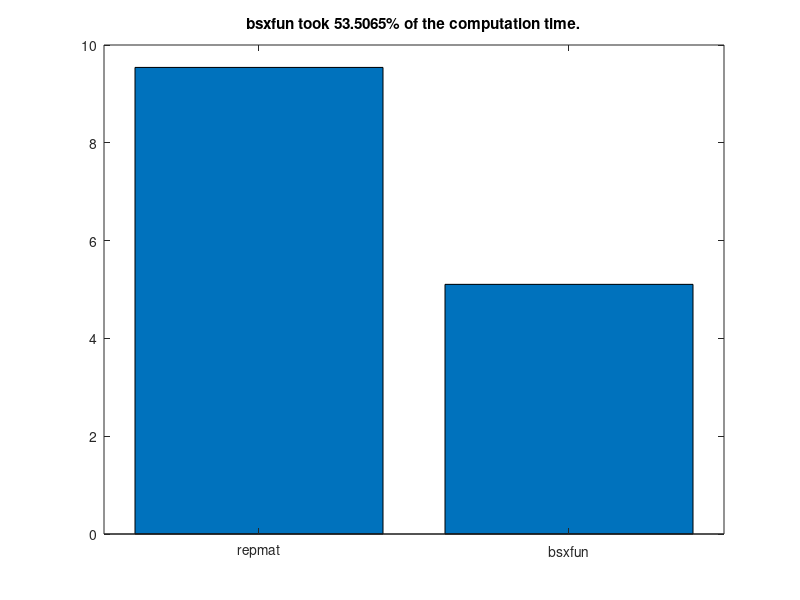

MATLAB code for this plot:
%% Analyzing Neural Time Series Data
% Matlab code for Chapter 4 script A
% Mike X Cohen
% 
% This code accompanies the book, titled "Analyzing Neural Time Series Data" 
% (MIT Press). Using the code without following the book may lead to confusion, 
% incorrect data analyses, and misinterpretations of results. 
% Mike X Cohen assumes no responsibility for inappropriate or incorrect use of this code. 

%% variables, part I
% Let's start with variables. A variable is a place-holder for
% information. To create a variable, you simply assign it information. 
% For example,

mike = 10;
bob  = 20;

% If you type these into the command window (or highlight them here and hit
% F9, or highlight them, right-click, and choose "Evaluate Selection"), you 
% will create the variables.
% Because the variables refer to numbers, you can add them, multiple them,
% etc: 
mike + bob; % Note: You can also put comments after code
(mike+bob)/(mike-bob)

% Notice that when the line ends with a semicolon, the outp
% 
% ut is suppressed, 
% and when there is no semicolon, it outputs the results in the command window.

% variables can also be strings:
mike = 'mike'; 
% now we've re-assigned mike from a number to a character array. Type
% 'whos' into the matlab command. 
whos

% You can also assign matrices to variables:
a_simple_matrix=[ 3 4 5; 1 2 3; 9 8 7 ];
% type this into the command to see how the semicolon was used to delineate
% separate lines. 

% Square brackets concatinate: 
mikes_full_name = [ mike ' cohen' ];
mikes_two_fav_numbers = [ 7 23 ];

% type whos in the command to see the properties of our variables. Note the 
% difference between double and char (character), and note the sizes of different variables.

%% Variables, part II

% Variables can be more sophisticated. Variables can be cells, which
% are like blocks that may contain different kinds of information. 
var1{1} = [ 1 2 3 4 5 6 7 ];
var1{2} = 'hello world';
var1{3} = [ 1 3 6 7 4 3 5 6 7 87 76 43 4 5 6 767 ];

var1
var1{2}

% The most flexible type of variable is a structure. Structures contain fields that 
% are used for different kinds of data. For example:

ANTS.name = 'mike'; % ANTS = Analyzing Neural Time Series
ANTS.position = 'author';
ANTS.favorite_toothpaste_flavor = 'cinnamon';
ANTS.number_of_watches = 18;
ANTS.favorite_color = [ .8 .1 .8 ]; % RGB values

% You can also have an array of structures
ANTS(2).name = 'Your name here';
ANTS(2).position = 'reader';
ANTS(2).favorite_toothpaste_flavor = 'bratworst'; % gross, but true
ANTS(2).number_of_watches = 1;
ANTS(2).favorite_color = [ 1 1 1 ];

% now you can get information about all fields from one specific element of
% the structure:
ANTS(1)

% or information about one field within one member:
ANTS(1).number_of_watches

% or information about one field from all members:
ANTS.favorite_toothpaste_flavor

% note that this last result came out as two separate answers. If you want
% to combine them into a single output (e.g., a cell array), use curly
% brackets:
{ANTS.favorite_toothpaste_flavor}

%% functions

% functions are modular pieces of code stored in a separate file. Most
% functions can be opened and you can see/modify the code. Some functions
% are compiled and not viewable or editable.

% Functions may take inputs:
randperm(4) % randperm is a function that randomly permutes integers. 4 is the input. 

% or a vector:
mean([1 3 2 4 3 5 4 6])

% to see the guts of this function, highlight "mean" and right-click,
% Open File (or type "edit mean" in the command, or highlight and Ctrl-D)

% IMPORTANT! Do not modify matlab functions unless you really know what
% you're doing! A better idea is to copy the function into a different file
% and use a different name. 

% Most functions also give outputs:
permuted_integers = randperm(4); % now the output of the function is stored in a new variable

whos permuted_in* % Note that you can also use the * character for whos

% some functions can have multiple inputs: 
random_number_matrix = rand(4,6); % Here, we asked for a 4 x 6 matrix of random numbers

% some functions have multiple outputs:
[max_value max_value_index] = max([1 2 3 9 8 7 6]);
% This also shows matrix indexing, which we'll get to soon. 

% IMPORTANT: You can use the output of one function as the input to another
% function. This is a powerful way to make your matlab programming fast and
% efficient. On the other hand, if you embed functions to an extreme you
% might unreadable code.
[max_value max_value_index] = max( randperm( round( rand(1)*10 ) ) );
% Note that when you put the cursor on a parenthesis, it underlines the
% corresponding other parenthesis. 

% type 'help <function_name>' in the matlab command to
% read about a function. 
help max % also try: doc max

%% indexing

% Indexing is a powerful tool in matlab to access particular parts of a
% variable. Indexing is very simple: Imagine you have 100 twinkies arranged
% in a 10 x 10 square: 
twinkies = rand(10,10)

% If you wanted to eat the twinkie in the 4th row, 8th column, you write:
the_twinkie_i_will_eat = twinkies(4,8);

%% The colon operator

% By default, the colon operator increments in integer units from the 
% first to the second number. Observe:
1:10
% You can also increment by a certain amount:
1:2:10
count2ten=1:.23956:10;

% the colon operator is also useful when indexing. Let's say you want to
% eat several twinkies:
twinkies_i_will_eat = twinkies(4:8,2:7);

% Question: How big should the variable twinkies_i_will_eat be? 
whos twin* % answer

% To count backwards, you must specify that you want to skip with a negative number:
rookie_mistake     = 10:1;
how_the_pros_do_it = 10:-1:1;

%% determining the sizes of variables

% You can see variable sizes using whos, but there are also ways 
% to output matrix sizes into variables, which will be useful in many situations.

length(random_number_matrix)
% important! "length" returns the length of the longest dimension, regardless of how many dimensions there are!

% you can use size to find the sizes of all dimensions:
size(twinkies)
size(twinkies,1) % or only specific dimensions...

numel(twinkies) % numel stands for 'total number of elements'

% these functions also produce outputs:
twinkie_array_size = size(twinkies);
prod(twinkie_array_size) % prod returns the product of input numbers

% of course, these functions work on non-numeric variables, e.g.,
length(ANTS)

%% for-loops

% A for-loop is a way to iterate repeatedly:

for counting_variable = 1:10
    disp(counting_variable); % disp stands for display, which prints information in the command window
end

% another example:
for counting_variable = 1:2:10
    disp([ 'The ' num2str(counting_variable) 'th iteration value times 2 divided by 3 and added to 7 is ' num2str(counting_variable*2/3+7) '.' ])
end

% You can embed loops within loops
for i = 1:5
    for j = 3:7
        product_matrix(i,j) = i*j; % Matlab produces a warning here because product_matrix is not initialized. See text in Chapter 4.
    end
end

% Two important things to note here: (1) You can use the same numbers as
% indices AND as variables; (2) Unspecified elements in a matrix are
% automatically created and set to zero. 

number_rows    = 5; % having many spaces is allowed and facilitates code aesthetics
number_columns = 7;
% initialize matrix with zeros
product_matrix = zeros(number_rows,number_columns);

for i=1:number_rows
    for j=1:number_columns
        product_matrix(i,j)=i*j;
    end % end j-loop
end % end i-loop

% note the comments following end-statements. When you have multiple long
% loops, this kind of commenting will be helpful. Also note that when you 
% click on one of the "for" or "end" statements, its pair will be underlined. 

%% if-statements

% Exactly how it sounds
if 4>5
    disp('Something has gone awry in the universe')
end

if 4>5
    disp('Something is still very wrong')
else
    disp('Whew! Everything''s normal.') % note the two single-parenthesis marks inside the string
end

% the 'switch/case' statement is similar to 'if/else'
for counting_variable = 1:2:10
    switch counting_variable
        case 1 % compares 'counting_variable' to '1'
            disp([ 'The ' num2str(counting_variable) 'st iteration value times 2 divided by 3 and added to 7 is ' num2str(counting_variable*2/3+7) '.' ])
        case 2
            disp([ 'The ' num2str(counting_variable) 'nd iteration value times 2 divided by 3 and added to 7 is ' num2str(counting_variable*2/3+7) '.' ])
        case 3
            disp([ 'The ' num2str(counting_variable) 'rd iteration value times 2 divided by 3 and added to 7 is ' num2str(counting_variable*2/3+7) '.' ])
        otherwise
            disp([ 'The ' num2str(counting_variable) 'th iteration value times 2 divided by 3 and added to 7 is ' num2str(counting_variable*2/3+7) '.' ])
    end % end switch
end

%% boolean (true/false)

% sometimes, it's useful to know if a statement is TRUE or FALSE. 
% You can use a double-equals sign:

5==5

% The answer is '1', which in this case means 'true'. The oppose of true (1) is false (0):
5==4

% You can assign these answers to variables:
fourIsFive = 4==5; % see below for disambiguating = and ==

whos fourIsFive
% note that 'fourIsFive' is type "logical", or boolean. 

% Other related useful functions:
matrix0 = false(10,3);
matrix1 = true(4,12);

% you can use the tilde "~" to negate a statement:
~(1==1) % false because the negation of 1==1 is false
~(4>3)  % also false because the negation of 4>3 is false
~(4<3)  % true because it is false (~) that 4 is greater than 3. Tricky!

% things can sometimes get tricky:
truthtest = 1 == 2;

% Remember:
%    One equals sign is a statement ("you have this value").
%    Two equals signs means you are asking a question ("are these the same?").
% Mnemonic: "Say with one (=), ask with two (==), then you know just who is who!" 
%           (I didn't say it was a good mnemonic...)

%% repmat

% repmat is short for "replicate matrix." It is a handy function that
% is often used in analyses. The problem that repmat solves is matrix
% operations with other matrices. First, consider that adding a scalar 
% (a single number) to a matrix is no problem. 

mat = rand(4);

mat+23

% Now imagine that mat is EEG data with 4 electrodes and 10 time points:
mat = rand(4,10);

% now you want to subtract the mean over time:
meanOverTime = mean(mat,2); % second input to mean function is the dimension along which to compute the mean

mat = mat - meanOverTime;

% the previous line crashes because the matrices are of unequal size
whos mat meanOverTime

% repmat will help:
meanOverTimeRepmat = repmat(meanOverTime,1,size(mat,2));
whos mat meanOverTime*
% repmat takes 3 inputs: the matrix you want to replicate, the number of
% times to replicate it over rows, and the number of times to replicate it
% over columns (you can also input more dimensions). We want to replicate
% this matrix only over time points (the size of the second dimension of
% mat). Now the subtraction works:

matmean = mat - meanOverTimeRepmat;


% Other examples of repmat:
mat = [1 2 3; 10 20 30];

repmat(mat,1,1)
repmat(mat,1,2)
repmat(mat,2,1)

%% bsxfun

% bsxfun is a useful function for fast and easy array and matrix manipulations.
% It was introduced to Matlab fairly recently, so older versions of Matlab
% do not have this utility. 

% for example, the following function will add 4 to a random matrix:
bsxfun(@plus,randn(10),4)

% this might not seem any better than "randn(10)+4" and for this small
% case, it isn't. bsxfun is more useful because it performs
% singleton-expansion, which means you may be able to avoid using repmat.
% For example, imagine a dataset with 100 channels and 100,000 time points: 
a  = rand(100,100000);

% To subtract the mean of the entire time series: 
am = a - repmat(mean(a,2),1,size(a,2));

% Notice that the repmat is necessary:
am = a - mean(a,2);

% The previous line crashes because the sizes of a and its mean are not the
% same. However, bsxfun expands this automatically
am = bsxfun(@minus,a,mean(a,2));

% let's do a timing test...
tic
for i=1:100
    am = a - repmat(mean(a,2),1,size(a,2));
end
t(1)=toc;

tic
for i=1:100
    am = bsxfun(@minus,a,mean(a,2));
end
t(2)=toc;

figure
bar(t)
set(gca,'xtick',1:2,'xticklabel',{'repmat';'bsxfun'},'xlim',[.5 2.5])
title([ 'bsxfun took ' num2str(100*t(2)/t(1)) '% of the computation time.' ])
% you'll learn more about the above lines in part B of this code


% Thus, bsxfun is a bit faster but also more convenient to use, and more elegant. 
% There are other similar functions to bsxfun, including arrayfun and cellfun. 
% In addition to speed, the *fun functions allow you to avoid using loops. 
% For example, let's say you want to know the length of items in a cell array. 

% create cell array whose elements have variable lengths
c = cell(1,40);
for i=1:length(c)
    c{i} = randn(1,round(rand*100));
end

% now you want to know how many elements are in each cell. 
% Normally you need a loop:
cell_lengths = zeros(size(c));
for i=1:length(c)
    cell_lengths(i) = numel(c{i});
end

% But cellfun is more efficient:
cell_lengths = cellfun(@length,c);

%% end

% continue on the part b of this code...
